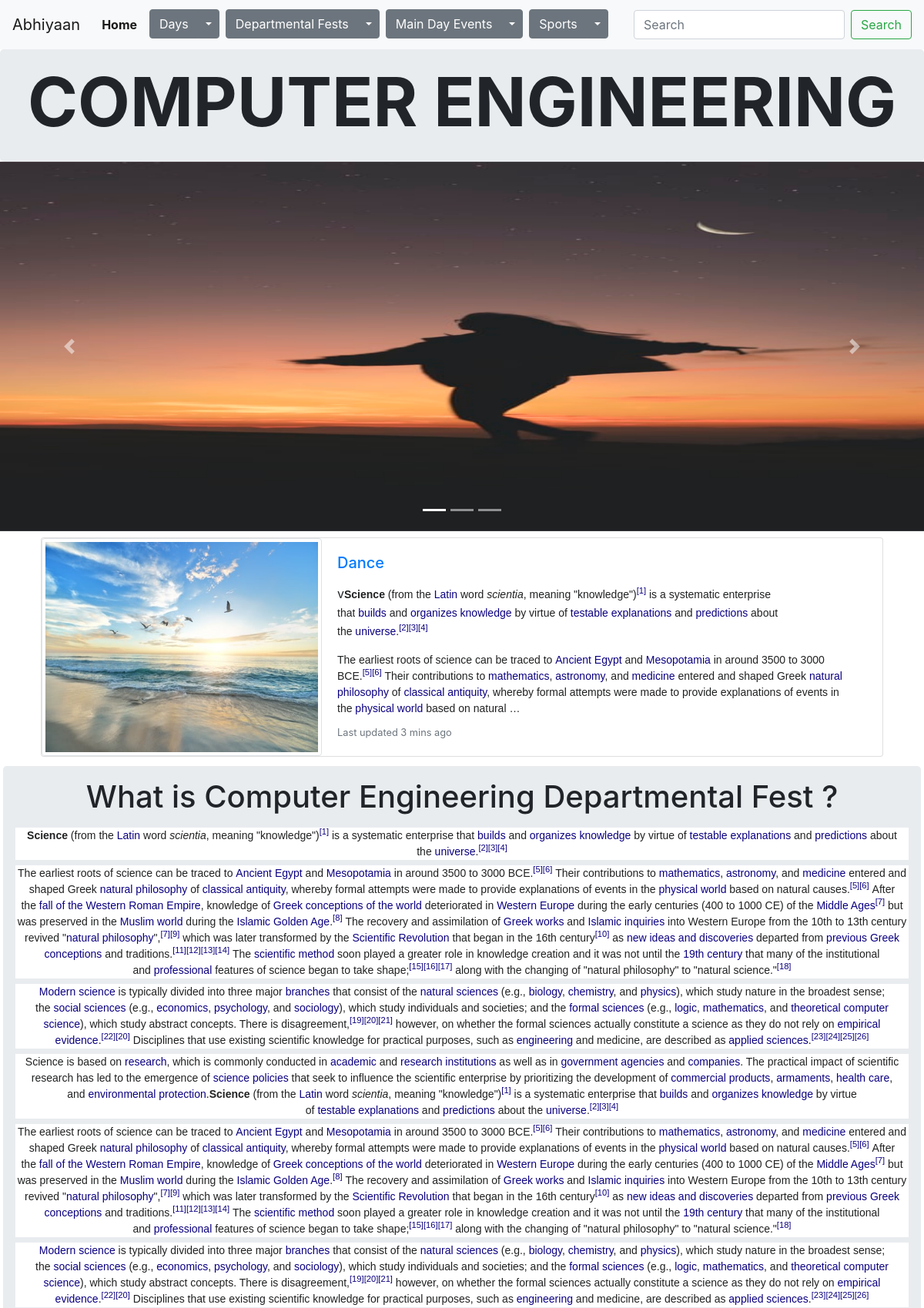
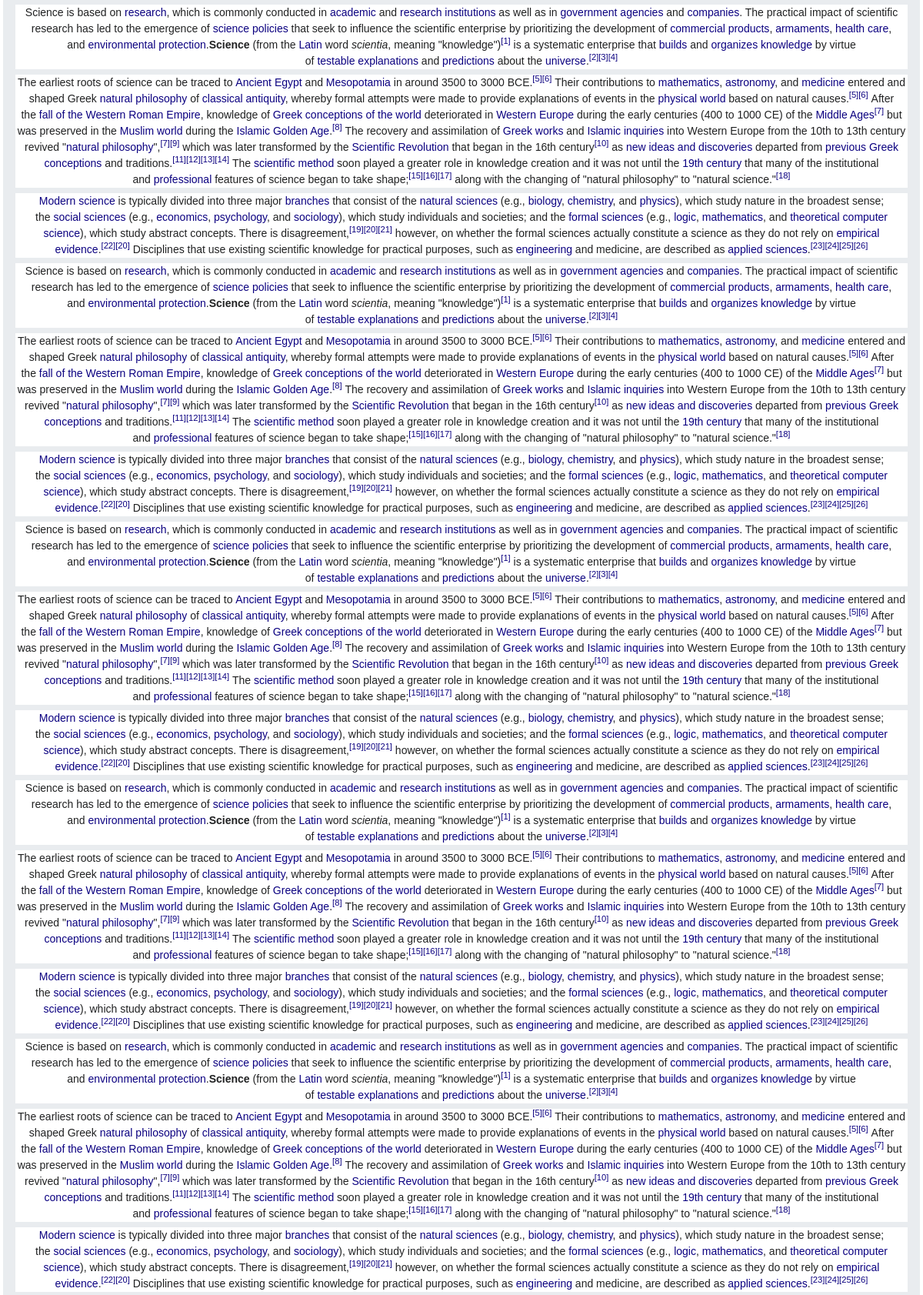
Page /departmentalfests/Computer Engineering (upper part) on the committed database (2 pictures, top to bottom).
### departmentalfests/models.py (models this page shows, shortened)
class Department(models.Model):
    name        =   models.CharField(max_length=1000)
    description =   models.TextField(blank=True)
    imageOne    =   models.ImageField(blank=True)
    imageTwo    =   models.ImageField(blank=True)
    imageThree  =   models.ImageField(blank=True)
    events      =   models.ManyToManyField(Event, related_name="eventofdepartment", blank=True)

class Event(models.Model):
    name           =  models.CharField(max_length=1000)
    image          =  models.ImageField(upload_to='images', blank=True)
    description    =  models.TextField(blank=True)
    eventhead      =  models.CharField(max_length=1000)
    rules          =  models.TextField(blank=True)
    registrationform= models.CharField(max_length=1000, blank=True)

### departmentalfests/views.py (the view)
# urls.py: path("<str:department>", views.department, name="department"),
def department(request, department):
    days=Days.objects.all()[0]
    day=Day.objects.all()
    departmentalfests=DepartmentalFest.objects.all()[0]
    departments=Department.objects.all()
    events=Event.objects.all()
    tdepartment=Department.objects.get(name=department)
    return render(request, "departmentalfests/department.html", {
        "days": days,
        "day": day,
        "departments": departments,
        "tdepartment": tdepartment,
        "events": events,
        "departmentalfests": departmentalfests,
        "sports":["Kabaddi", "Kho-Kho", "Cricket", "Batminton"]
    })

### departmentalfests/templates/departmentalfests/department.html (shortened to what this page needs)
{% extends "home/layout.html" %}
{% block body %}
<div class="jumbotron d-flex justify-content-center m-0 p-3">
    <h1 class="display-2 font-weight-bold">{{ tdepartment.name|upper|safe }}</h1>
</div>
<div id="carouselExampleCaptions" class="carousel slide" data-ride="carousel">
    <ol class="carousel-indicators">
      <li data-target="#carouselExampleCaptions" data-slide-to="0" class="active"></li>
      <li data-target="#carouselExampleCaptions" data-slide-to="1"></li>
      <li data-target="#carouselExampleCaptions" data-slide-to="2"></li>
    </ol>
    <div class="carousel-inner">
      <div class="carousel-item active">
        <img src="{{ tdepartment.imageOne.url }}" class="d-block daysCarousel w-100" alt="...">
      </div>
    </div>
    <a class="carousel-control-prev" href="#carouselExampleCaptions" role="button" data-slide="prev">
      <span class="carousel-control-prev-icon" aria-hidden="true"></span>
    </a>
    <a class="carousel-control-next" href="#carouselExampleCaptions" role="button" data-slide="next">
      <span class="carousel-control-next-icon" aria-hidden="true"></span>
    </a>
  </div>
<div class="container">
    <div class="row">
        {% for event in tdepartment.events.all %}
            <div class="col">
                <div class="card m-2">
                    <div class="row no-gutters">
                      <div class="col-md-4">
                        <img class="img-thumbnail w-100 h-100" src="{{ event.image.url }}" class="card-img" alt="...">
                      </div>
                      <div class="col-md-8">
                        <div class="card-body">
                          <a href="{% url 'departmentalfests:event' tdepartment.name event.name %}"><h5 class="card-title">{{ event.name|safe }}</h5></a>
                          <p class="card-text">{{ event.description|truncatewords:700|safe }}</p>
                          <p class="card-text"><small class="text-muted">Last updated 3 mins ago</small></p>
                        </div>
                      </div>
                    </div>
                  </div>
            </div>
        {% endfor %}
    </div>
</div>
<div class="jumbotron m-1 p-3 text-center">
  <h1>What is {{ tdepartment.name|safe }} Departmental Fest ?</h1>
  <p>{{ tdepartment.description|safe }}</p>
</div>
{% endblock %}

### home/static/home/styles.css (style rules this page uses)
.daysCarousel { height: 30rem; width: 100%; }

### rows in the picture
Department: name "COMPUTER ENGINEERING", imageOne (picture), name "Computer Engineering", description "Science (from the Latin word scientia , meaning \"knowledge\") [1] is a systematic enterprise that builds and organizes knowledge by virtue of testable explanations and predictions about the universe . [2] [3] [4] The earliest roots of science can be traced to Ancient Egypt and Mesopotamia in around 3500 to 3000 BCE. [5] [6] Their contributions to mathematics , astronomy , and medicine entered and shaped Greek natural philosophy of classical antiquity , whereby formal attempts were made to provide explanations of events in the physical world based on natural causes. [5] [6] After the fall of the Western Roman Empire , knowledge of Greek conceptions of the world deteriorated in Western Europe…"
Event: image (picture), name "Dance", description "v Science (from the Latin word scientia , meaning \"knowledge\") [1] is a systematic enterprise that builds and organizes knowledge by virtue of testable explanations and predictions about the universe . [2] [3] [4] The earliest roots of science can be traced to Ancient Egypt and Mesopotamia in around 3500 to 3000 BCE. [5] [6] Their contributions to mathematics , astronomy , and medicine entered and shaped Greek natural philosophy of classical antiquity , whereby formal attempts were made to provide explanations of events in the physical world based on natural …"
